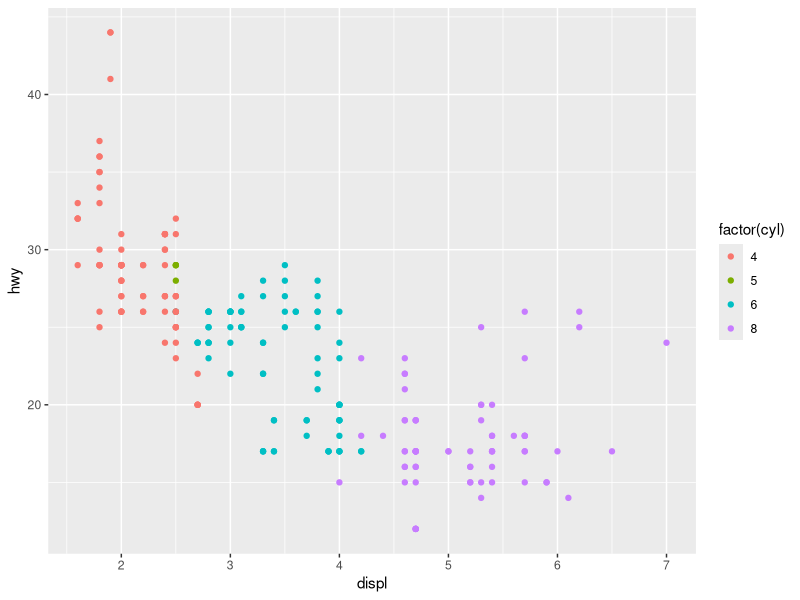

Recreate this plot in R.
rm(list=ls())

library(ggplot2)


# 2 Fuel Economy Data
data(mpg)



# 3 Building a Scatterplot
qplot(displ, hwy, data=mpg, color=factor(cyl))

# Scaling